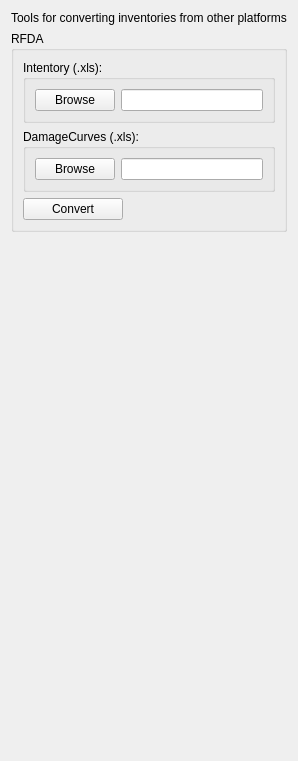
         <widget class="QWidget" name="tab_Legacy">
          <attribute name="title">
           <string>Other</string>
          </attribute>
          <layout class="QVBoxLayout" name="verticalLayout_5">
           <item>
            <widget class="QLabel" name="label_10">
             <property name="text">
              <string>Tools for converting inventories from other platforms</string>
             </property>
            </widget>
           </item>
           <item>
            <widget class="QGroupBox" name="groupBox_26">
             <property name="title">
              <string>RFDA</string>
             </property>
             <layout class="QVBoxLayout" name="verticalLayout_6">
              <item>
               <widget class="QGroupBox" name="groupBox_27">
                <property name="title">
                 <string>Intentory (.xls):</string>
                </property>
                <layout class="QHBoxLayout" name="horizontalLayout_11">
                 <item>
                  <widget class="QPushButton" name="pushButton_wd_OthRfInv">
                   <property name="text">
                    <string>Browse</string>
                   </property>
                  </widget>
                 </item>
                 <item>
                  <widget class="QLineEdit" name="lineEdit_wd_OthRfInv"/>
                 </item>
                </layout>
               </widget>
              </item>
              <item>
               <widget class="QGroupBox" name="groupBox_28">
                <property name="title">
                 <string>DamageCurves (.xls):</string>
                </property>
                <layout class="QHBoxLayout" name="horizontalLayout_12">
                 <item>
                  <widget class="QPushButton" name="pushButton_wd_OthRf_cv">
                   <property name="text">
                    <string>Browse</string>
                   </property>
                  </widget>
                 </item>
                 <item>
                  <widget class="QLineEdit" name="lineEdit_wd_OthRf_cv"/>
                 </item>
                </layout>
               </widget>
              </item>
              <item>
               <widget class="QPushButton" name="pushButton_OthRfda">
                <property name="maximumSize">
                 <size>
                  <width>100</width>
                  <height>16777215</height>
                 </size>
                </property>
                <property name="text">
                 <string>Convert</string>
                </property>
               </widget>
              </item>
             </layout>
            </widget>
           </item>
           <item>
            <spacer name="verticalSpacer_3">
             <property name="orientation">
              <enum>Qt::Vertical</enum>
             </property>
             <property name="sizeHint" stdset="0">
              <size>
               <width>20</width>
               <height>518</height>
              </size>
             </property>
            </spacer>
           </item>
          </layout>
         </widget>
